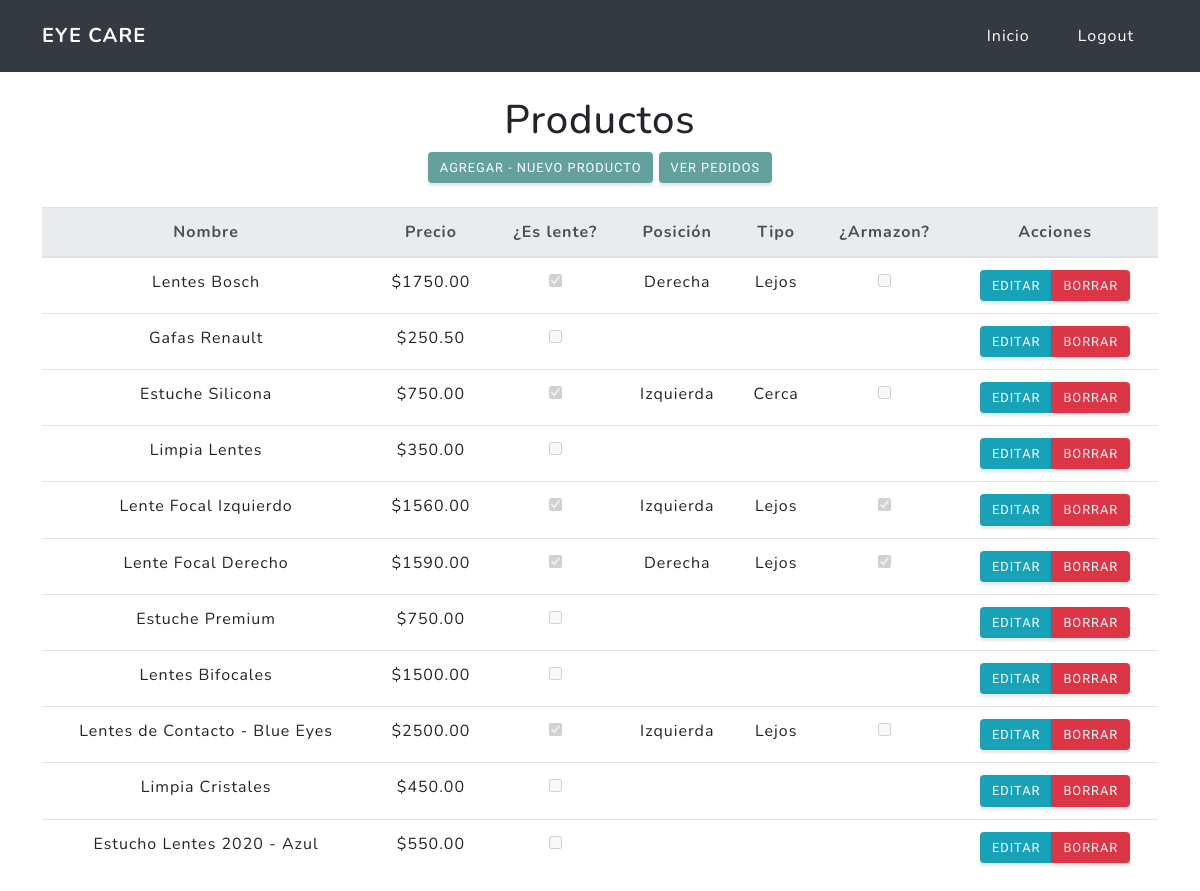
Page /catalogo/ (signed in) on the committed database.
### orders/models.py (models this page shows, shortened)
class Product(models.Model):
    name = models.CharField(max_length=64,
                            verbose_name="Nombre")
    price = models.DecimalField(max_digits=32,
                                decimal_places=2,
                                verbose_name="Precio")
    is_glass = models.BooleanField(verbose_name="Lente", default=False)
    POS = (
        ('IZQ', 'Izquierda'),
        ('DER', 'Derecha'),
    )
    position = models.CharField(verbose_name="Posición",
                                max_length=3,
                                choices=POS,
                                blank=True,
                                null=True)
    TYPE = (
        ('LEJ', 'Lejos'),
        ('CER', 'Cerca'),
    )
    type = models.CharField(verbose_name="Tipo",
                            max_length=3,
                            choices=TYPE,
                            blank=True,
                            null=True)
    frame = models.BooleanField(verbose_name="Armazon",
                                blank=True,
                                null=True)
    class Meta:
        verbose_name = "Producto"
        verbose_name_plural = "Productos"

### orders/views.py (the view)
# urls.py: url(r'^catalogo/$', group_required('Vendedor')(ProductList.as_view()), name='catalog'),
class ProductList(ListView):
    model = Product

### orders/templates/orders/product_list.html (shortened to what this page needs)
{% extends "index/base.html" %}
{% block navbar %} {% include "index/logout.html" %}{% endblock %}
{% block content %}
<div class="container mt-4 text-center">
    <h1>Productos</h1>
    <a href="{% url 'orders:product_new'%}" class="btn btn-primary">Agregar - Nuevo Producto</a>
    <a href="{% url 'orders:list'%}" class="btn btn-primary">Ver Pedidos</a>
    <table class="table mt-4">
        <tr>
            <thead class="thead-light">
            <tr>
                <th scope="col">Nombre</th>
                <th scope="col">Precio</th>
                <th scope="col">¿Es lente?</th>
                <th scope="col">Posición</th>
                <th scope="col">Tipo</th>
                <th scope="col">¿Armazon?</th>
                <th scope="col">Acciones</th>
            </tr>
            </thead>
            <tbody>
            {% for product in object_list %}
            <tr>
                <td>{{product.name}}</td>
                <td>${{product.price}}</td>
                <td><input type="checkbox" {% if product.is_glass %}checked{% endif %} name="published"
                           disabled="false"/></td>
                <td>{% if product.is_glass %} {{product.get_position_display}} {% endif %}</td>
                <td>{% if product.is_glass %} {{product.get_type_display}} {% endif %}</td>
                <td>{% if product.is_glass %} <input type="checkbox" {% if product.frame %}checked{% endif %}
                                                     name="published" disabled="false"/>{% endif %}
                </td>
                <td>
                    <div class="btn-group flex-wrap" role="group">
                        <a href="{% url 'orders:product_edit' product.id %}" class="btn btn-info">Editar</a>
                        <a href="{% url 'orders:product_delete' product.id %}" class="btn btn-danger">Borrar</a>
                    </div>
                </td>
            </tr>
            {% endfor %}
            </tbody>
        </tr>
    </table>
</div>
{% endblock %}

### rows in the picture
Product: name "Lentes Bosch", price "1750.00", is_glass "☑", position "Derecha", type "Lejos"
Product: name "Gafas Renault", price "250.50"
Product: name "Estuche Silicona", price "750.00", is_glass "☑", position "Izquierda", type "Cerca"
Product: name "Limpia Lentes", price "350.00"
Product: name "Lente Focal Izquierdo", price "1560.00", is_glass "☑", position "Izquierda", type "Lejos", frame "☑"
Product: name "Lente Focal Derecho", price "1590.00", is_glass "☑", position "Derecha", type "Lejos", frame "☑"
Product: name "Estuche Premium", price "750.00"
Product: name "Lentes Bifocales", price "1500.00"
Product: name "Lentes de Contacto - Blue Eyes", price "2500.00", is_glass "☑", position "Izquierda", type "Lejos"
Product: name "Limpia Cristales", price "450.00"
Product: name "Estucho Lentes 2020 - Azul", price "550.00"
